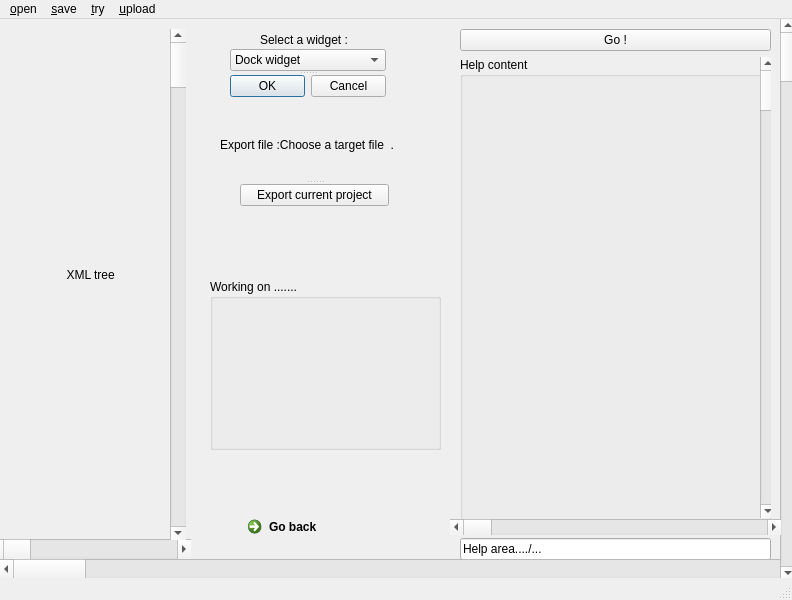
<?xml version="1.0" encoding="UTF-8"?>
<ui version="4.0">
 <class>MainWindow</class>
 <widget class="QMainWindow" name="MainWindow">
  <property name="geometry">
   <rect>
    <x>0</x>
    <y>0</y>
    <width>792</width>
    <height>600</height>
   </rect>
  </property>
  <property name="windowTitle">
   <string>MainWindow</string>
  </property>
  <property name="widget" stdset="0">
   <bool>true</bool>
  </property>
  <widget class="QWidget" name="centralwidget">
   <widget class="QWidget" name="horizontalLayoutWidget">
    <property name="geometry">
     <rect>
      <x>200</x>
      <y>10</y>
      <width>251</width>
      <height>531</height>
     </rect>
    </property>
    <layout class="QHBoxLayout" name="horizontalLayout">
     <property name="sizeConstraint">
      <enum>QLayout::SetNoConstraint</enum>
     </property>
     <item>
      <widget class="QWidget" name="widget" native="true">
       <widget class="QWidget" name="widget_2" native="true">
        <property name="geometry">
         <rect>
          <x>0</x>
          <y>0</y>
          <width>241</width>
          <height>231</height>
         </rect>
        </property>
        <widget class="QLabel" name="label">
         <property name="geometry">
          <rect>
           <x>60</x>
           <y>0</y>
           <width>181</width>
           <height>21</height>
          </rect>
         </property>
         <property name="minimumSize">
          <size>
           <width>0</width>
           <height>15</height>
          </size>
         </property>
         <property name="text">
          <string>Select a widget :</string>
         </property>
        </widget>
        <widget class="QLabel" name="label_2">
         <property name="geometry">
          <rect>
           <x>20</x>
           <y>100</y>
           <width>211</width>
           <height>31</height>
          </rect>
         </property>
         <property name="text">
          <string>Export file :Choose a target file  .</string>
         </property>
        </widget>
        <widget class="KSeparator" name="kseparator">
         <property name="geometry">
          <rect>
           <x>0</x>
           <y>90</y>
           <width>251</width>
           <height>16</height>
          </rect>
         </property>
        </widget>
        <widget class="QSplitter" name="splitter">
         <property name="geometry">
          <rect>
           <x>30</x>
           <y>20</y>
           <width>156</width>
           <height>48</height>
          </rect>
         </property>
         <property name="orientation">
          <enum>Qt::Vertical</enum>
         </property>
         <widget class="KPIM::KCheckComboBox" name="kpim::kcheckcombobox">
          <item>
           <property name="text">
            <string>Dock widget</string>
           </property>
          </item>
          <item>
           <property name="text">
            <string>tab widget</string>
           </property>
          </item>
          <item>
           <property name="text">
            <string>list widget</string>
           </property>
          </item>
          <item>
           <property name="text">
            <string>tree widget</string>
           </property>
          </item>
          <item>
           <property name="text">
            <string>table widget</string>
           </property>
          </item>
          <item>
           <property name="text">
            <string>group box</string>
           </property>
          </item>
          <item>
           <property name="text">
            <string>scroll area</string>
           </property>
          </item>
          <item>
           <property name="text">
            <string>tab widget</string>
           </property>
          </item>
          <item>
           <property name="text">
            <string>stacked widget</string>
           </property>
          </item>
          <item>
           <property name="text">
            <string>widget</string>
           </property>
          </item>
         </widget>
         <widget class="QDialogButtonBox" name="buttonBox">
          <property name="standardButtons">
           <set>QDialogButtonBox::Cancel|QDialogButtonBox::Ok</set>
          </property>
         </widget>
        </widget>
        <widget class="QSplitter" name="splitter_2">
         <property name="geometry">
          <rect>
           <x>40</x>
           <y>130</y>
           <width>149</width>
           <height>47</height>
          </rect>
         </property>
         <property name="orientation">
          <enum>Qt::Vertical</enum>
         </property>
         <widget class="KUrlRequester" name="exporterUrl"/>
         <widget class="KPushButton" name="exporterButton">
          <property name="text">
           <string>Export current project</string>
          </property>
         </widget>
        </widget>
       </widget>
       <widget class="QCommandLinkButton" name="commandLinkButton">
        <property name="geometry">
         <rect>
          <x>40</x>
          <y>480</y>
          <width>168</width>
          <height>41</height>
         </rect>
        </property>
        <property name="text">
         <string>Go back</string>
        </property>
       </widget>
       <widget class="QGroupBox" name="groupBox">
        <property name="geometry">
         <rect>
          <x>10</x>
          <y>250</y>
          <width>231</width>
          <height>171</height>
         </rect>
        </property>
        <property name="title">
         <string>Working on .......</string>
        </property>
       </widget>
       <widget class="KSeparator" name="kseparator_2">
        <property name="geometry">
         <rect>
          <x>0</x>
          <y>220</y>
          <width>251</width>
          <height>16</height>
         </rect>
        </property>
       </widget>
       <widget class="KSeparator" name="kseparator_3">
        <property name="geometry">
         <rect>
          <x>10</x>
          <y>460</y>
          <width>241</width>
          <height>20</height>
         </rect>
        </property>
       </widget>
      </widget>
     </item>
    </layout>
   </widget>
   <widget class="QWidget" name="verticalLayoutWidget">
    <property name="geometry">
     <rect>
      <x>460</x>
      <y>10</y>
      <width>311</width>
      <height>531</height>
     </rect>
    </property>
    <layout class="QVBoxLayout" name="verticalLayout">
     <item>
      <widget class="KIconButton" name="kiconbutton">
       <property name="text">
        <string>Go !</string>
       </property>
      </widget>
     </item>
     <item>
      <widget class="QGroupBox" name="groupBox_2">
       <property name="title">
        <string>Help content </string>
       </property>
       <widget class="KSeparator" name="kseparator_4">
        <property name="geometry">
         <rect>
          <x>0</x>
          <y>20</y>
          <width>301</width>
          <height>16</height>
         </rect>
        </property>
       </widget>
       <widget class="QScrollBar" name="verticalScrollBar_3">
        <property name="geometry">
         <rect>
          <x>300</x>
          <y>0</y>
          <width>16</width>
          <height>461</height>
         </rect>
        </property>
        <property name="orientation">
         <enum>Qt::Vertical</enum>
        </property>
       </widget>
      </widget>
     </item>
     <item>
      <widget class="KLineEdit" name="klineedit">
       <property name="text">
        <string>Help area..../...</string>
       </property>
      </widget>
     </item>
    </layout>
   </widget>
   <widget class="QScrollBar" name="horizontalScrollBar">
    <property name="geometry">
     <rect>
      <x>0</x>
      <y>540</y>
      <width>811</width>
      <height>20</height>
     </rect>
    </property>
    <property name="orientation">
     <enum>Qt::Horizontal</enum>
    </property>
   </widget>
   <widget class="QScrollBar" name="verticalScrollBar">
    <property name="geometry">
     <rect>
      <x>780</x>
      <y>0</y>
      <width>16</width>
      <height>561</height>
     </rect>
    </property>
    <property name="orientation">
     <enum>Qt::Vertical</enum>
    </property>
   </widget>
   <widget class="QLabel" name="label_3">
    <property name="geometry">
     <rect>
      <x>20</x>
      <y>10</y>
      <width>151</width>
      <height>491</height>
     </rect>
    </property>
    <property name="text">
     <string>              XML tree</string>
    </property>
   </widget>
   <widget class="QScrollBar" name="horizontalScrollBar_2">
    <property name="geometry">
     <rect>
      <x>-10</x>
      <y>520</y>
      <width>201</width>
      <height>20</height>
     </rect>
    </property>
    <property name="orientation">
     <enum>Qt::Horizontal</enum>
    </property>
   </widget>
   <widget class="QScrollBar" name="verticalScrollBar_2">
    <property name="geometry">
     <rect>
      <x>170</x>
      <y>10</y>
      <width>16</width>
      <height>511</height>
     </rect>
    </property>
    <property name="orientation">
     <enum>Qt::Vertical</enum>
    </property>
   </widget>
   <widget class="QScrollBar" name="horizontalScrollBar_3">
    <property name="geometry">
     <rect>
      <x>450</x>
      <y>500</y>
      <width>331</width>
      <height>16</height>
     </rect>
    </property>
    <property name="orientation">
     <enum>Qt::Horizontal</enum>
    </property>
   </widget>
   <widget class="QSplitter" name="splitter_3">
    <property name="geometry">
     <rect>
      <x>0</x>
      <y>0</y>
      <width>0</width>
      <height>0</height>
     </rect>
    </property>
    <property name="orientation">
     <enum>Qt::Vertical</enum>
    </property>
   </widget>
  </widget>
  <widget class="QMenuBar" name="menubar">
   <property name="geometry">
    <rect>
     <x>0</x>
     <y>0</y>
     <width>792</width>
     <height>21</height>
    </rect>
   </property>
   <widget class="QMenu" name="menu_File">
    <property name="title">
     <string>&amp;open</string>
    </property>
    <addaction name="separator"/>
    <addaction name="separator"/>
    <addaction name="separator"/>
    <addaction name="action_open_file"/>
   </widget>
   <widget class="QMenu" name="menu_Edit">
    <property name="title">
     <string>&amp;save</string>
    </property>
    <addaction name="action_paste"/>
   </widget>
   <widget class="QMenu" name="menu_help">
    <property name="title">
     <string>&amp;try</string>
    </property>
    <addaction name="action_about"/>
   </widget>
   <widget class="QMenu" name="menu_upload">
    <property name="title">
     <string>&amp;upload</string>
    </property>
    <addaction name="action_upload"/>
   </widget>
   <addaction name="menu_File"/>
   <addaction name="menu_Edit"/>
   <addaction name="menu_help"/>
   <addaction name="menu_upload"/>
  </widget>
  <widget class="QStatusBar" name="statusbar"/>
  <action name="action_New">
   <property name="text">
    <string>&amp;New</string>
   </property>
  </action>
  <action name="action_Save">
   <property name="text">
    <string>&amp;Save</string>
   </property>
  </action>
  <action name="action_Exit">
   <property name="text">
    <string>&amp;save as</string>
   </property>
  </action>
  <action name="action_exit">
   <property name="text">
    <string>&amp;exit</string>
   </property>
  </action>
  <action name="action_cut">
   <property name="text">
    <string>&amp;cut</string>
   </property>
  </action>
  <action name="action_copy">
   <property name="text">
    <string>&amp;copy</string>
   </property>
  </action>
  <action name="action_paste">
   <property name="text">
    <string>&amp;save</string>
   </property>
  </action>
  <action name="action_about">
   <property name="text">
    <string>&amp;try</string>
   </property>
  </action>
  <action name="action_about_Qt">
   <property name="text">
    <string>&amp;about Qt</string>
   </property>
  </action>
  <action name="action_open_file">
   <property name="text">
    <string>&amp;open file</string>
   </property>
  </action>
  <action name="action_upload">
   <property name="text">
    <string>&amp;upload</string>
   </property>
  </action>
 </widget>
 <customwidgets>
  <customwidget>
   <class>KIconButton</class>
   <extends>QPushButton</extends>
   <header>kicondialog.h</header>
  </customwidget>
  <customwidget>
   <class>KComboBox</class>
   <extends>QComboBox</extends>
   <header>kcombobox.h</header>
  </customwidget>
  <customwidget>
   <class>KLineEdit</class>
   <extends>QLineEdit</extends>
   <header>klineedit.h</header>
  </customwidget>
  <customwidget>
   <class>KSeparator</class>
   <extends>QFrame</extends>
   <header>kseparator.h</header>
  </customwidget>
  <customwidget>
   <class>KPushButton</class>
   <extends>QPushButton</extends>
   <header>kpushbutton.h</header>
  </customwidget>
  <customwidget>
   <class>KUrlRequester</class>
   <extends>QFrame</extends>
   <header>kurlrequester.h</header>
  </customwidget>
  <customwidget>
   <class>KPIM::KCheckComboBox</class>
   <extends>KComboBox</extends>
   <header>libkdepim/kcheckcombobox.h</header>
  </customwidget>
 </customwidgets>
 <resources/>
 <connections/>
</ui>
